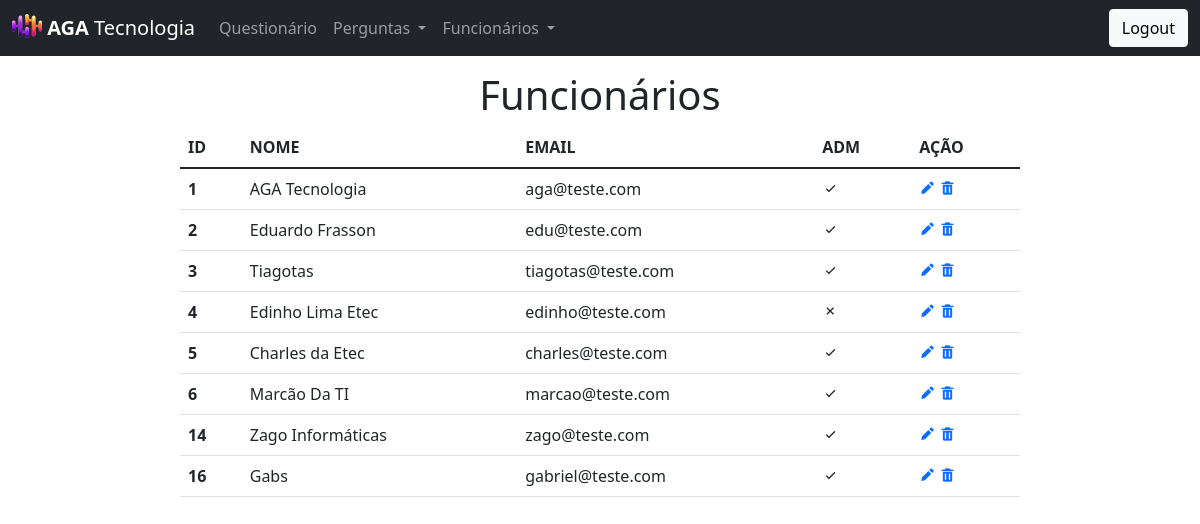
Before: /employee-manage (signed in) with the older database file.
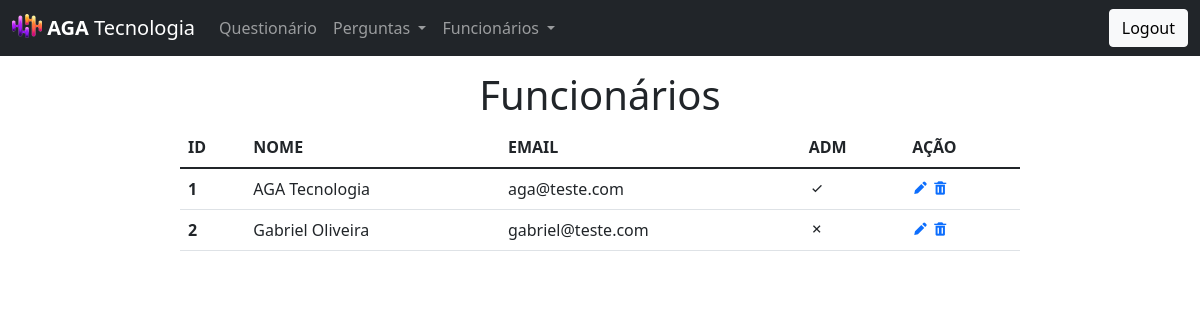
After: the same page with the newer database file.
### tables this page shows
CREATE TABLE `funcionario` (
  `id` int NOT NULL AUTO_INCREMENT,
  `nome` varchar(150) NOT NULL,
  `email` varchar(150) NOT NULL,
  `senha` varchar(100) NOT NULL,
  `adm` char(1) NOT NULL DEFAULT 'N',
  PRIMARY KEY (`id`)
);

### index.php (called while the page is built, shortened)
<?php
    $parse_uri = parse_url($_SERVER['REQUEST_URI'], PHP_URL_PATH);
    include "./rotas.php";

### Controller/EmployeeController.php (called while the page is built, shortened)
<?php
    class EmployeeController extends Controller {
        public static function employeeManage() {
            $model = new EmployeeModel();
            $arr_employee = $model->getAllRows();
            include "./View/modules/Employee/employee_manage.php";
        }
    }

### DAO/EmployeeDAO.php (called while the page is built, shortened)
<?php
    class EmployeeDAO {
        public $conexao;
        public function __construct()
        {
            include_once "MySQL.php";
            $this->conexao = new MySQL();
        }
        function getAllRows() {
            $sql = "SELECT * FROM funcionario";
            $stmt = $this->conexao->prepare($sql);
            $stmt->execute();
            return $stmt->fetchAll(PDO::FETCH_CLASS);
        }
    }

### DAO/MySQL.php (called while the page is built)
<?php
    class MySQL extends PDO {
        private $dsn = 'mysql:host=localhost:3307;dbname=agatecnologia_db';
        private $user = "root";
        private $pass = "etecjau";
        public function __construct()
        {
            try {
                return parent::__construct(
                    $this->dsn,
                    $this->user,
                    $this->pass,
                    [PDO::MYSQL_ATTR_INIT_COMMAND =>  "SET NAMES 'UTF8'"]
                );
            } catch (PDOException $e) {
                echo "[X] - Ocorreu um erro inesperado ao tentar se conectar ao MySQL.";
            }
        }
    }

### Model/EmployeeModel.php (called while the page is built, shortened)
<?php
    class EmployeeModel {
        public function getAllRows() {
            $dao = new EmployeeDAO();
            return $dao->getAllRows();
        }
    }

### View/modules/Employee/employee_manage.php (the view, shortened to what this page needs)
<!DOCTYPE html>
<html lang="pt-br">
<head>
    <?php include "./View/includes/css_config.php" ?>
    <link rel="stylesheet" href="./../../../View/css/employee_manage.css">
</head>
<body>
    <header>
        <?php include "./View/includes/cabecalho.php" ?>
    </header>
    <main class="container-employee">
        <section class="section-header">
            <h1>Funcionários</h1>
        </section>
        <section class="section-employees">
        <table class="table">
          <thead>
            <tr>
              <th scope="col">ID</th>
              <th scope="col">NOME</th>
              <th scope="col">EMAIL</th>
              <th scope="col">ADM</th>
              <th scope="col">AÇÃO</th>
            </tr>
          </thead>
          <tbody>
            <?php foreach($arr_employee as $item): ?>
                <tr>
                  <th scope="row"><?= $item->id ?></th>
                  <td><?= $item->nome ?></td>
                  <td><?= $item->email ?></td>
                  <?php $item->adm = ($item->adm == "S") ? "<i class='bx bx-check'></i>" : "<i class='bx bx-x'></i>" ?>
                  <td><?= $item->adm ?></td>
                  <td>
                    <a href="/employee/form?id=<?= $item->id ?>"><i class='bx bxs-pencil'></i></a>
                    <a href="/employee/delete?id=<?= $item->id ?>"><i class='bx bxs-trash'></i></a>
                  </td>
                </tr>
            <?php endforeach; ?>
          </tbody>
        </table>
        </section>
    </main>
</body>
</html>

### rotas.php (shortened to what this page needs)
<?php
    switch($parse_uri) {
        case "/employee-manage":
            EmployeeController::employeeManage();
        break;
    }

### View/includes/css_config.php (shortened to what this page needs)
<link href="https://cdn.jsdelivr.net/npm/bootstrap@5.1.2/dist/css/bootstrap.min.css" rel="stylesheet">
<link href='https://unpkg.com/boxicons@2.1.2/css/boxicons.min.css' rel='stylesheet'>

### View/includes/cabecalho.php (shortened to what this page needs)
<nav class="navbar navbar-expand-lg navbar-dark bg-dark">
    <div class="container-fluid">
        <a class="navbar-brand" href="#">
            <img src="./../../../View/assets/aga_logo.png" alt="" width="30" height="24" class="d-inline-block align-text-top">
            <b>AGA</b> Tecnologia
        </a>
        <div class="collapse navbar-collapse" id="navbarSupportedContent">
          <ul class="navbar-nav me-auto mb-2 mb-lg-0">
            <li class="nav-item">
              <a class="nav-link" href="/question">Questionário</a>
            </li>
            <?php if(isset($_SESSION['user'])): ?>
            <li class="nav-item dropdown">
              <a class="nav-link dropdown-toggle" href="#" id="navbarDropdown" role="button" data-bs-toggle="dropdown" aria-expanded="false">
                Perguntas
              </a>
            </li>
            <?php if($_SESSION['user']->adm == "S"): ?>
              <li class="nav-item dropdown">
                <a class="nav-link dropdown-toggle" href="#" id="navbarDropdown" role="button" data-bs-toggle="dropdown" aria-expanded="false">
                  Funcionários
                </a>
              </li>
            <?php endif; ?>
            <?php endif; ?>
          </ul>
          <form class="d-flex">
            <?php if(isset($_SESSION['user'])): ?>
              <a href="/logout?exit=true" class="btn btn-light" type="submit">Logout</a>
            <?php else: ?>
              <a href="/login" class="btn btn-light" type="submit">Área Restrita</a>
            <?php endif; ?>
          </form>
        </div>
    </div>
</nav>

### View/css/employee_manage.css (style rules this page uses)
.container-employee { display: flex; justify-content: center; align-items: center; flex-direction: column; }
.section-employees { width: 70%; }
.section-header h1 { margin-top: 15px; }

Changed rows visible on the page:
removed funcionario: id "3", nome "Tiagotas", email "tiagotas@teste.com", adm "S" (drawn)
removed funcionario: id "4", nome "Edinho Lima Etec", email "edinho@teste.com", adm "N" (drawn)
removed funcionario: id "5", nome "Charles da Etec", email "charles@teste.com", adm "S" (drawn)
removed funcionario: id "6", nome "Marcão Da TI", email "marcao@teste.com", adm "S" (drawn)
removed funcionario: id "14", nome "Zago Informáticas", email "zago@teste.com", adm "S" (drawn)
removed funcionario: id "16", nome "Gabs", email "gabriel@teste.com", adm "S" (drawn)
changed funcionario id 2: nome "Eduardo Frasson" → "Gabriel Oliveira"; email "edu@teste.com" → "gabriel@teste.com"; adm "S" → "N" (drawn)
